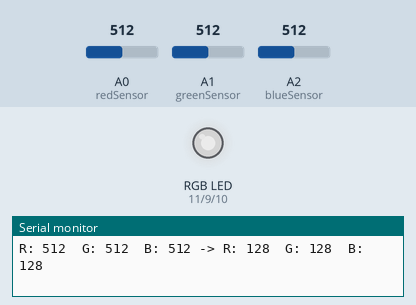
This sketch was run on a simulated Arduino Uno, built with avr-gcc and run on an emulated ATmega328P. Parts: an RGB LED mixed from three pins (HIGH = lit), the last lines printed to the serial monitor. The inputs (shaded band) are chosen by the test bench; at power-on: A0 (redSensor) = 512, A1 (greenSensor) = 512, A2 (blueSensor) = 512. Dim RGB values are drawn brighter than linear.

Above: at 1.2 s.
1.3 s: A0 (redSensor) set to 409
At 1.8 s:
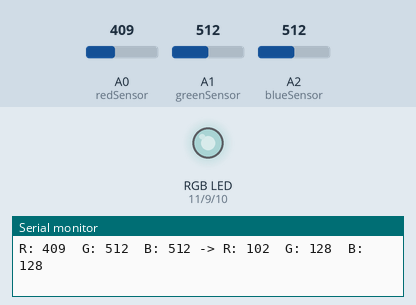
4.3 s: A0 (redSensor) set to 383
At 5.8 s:
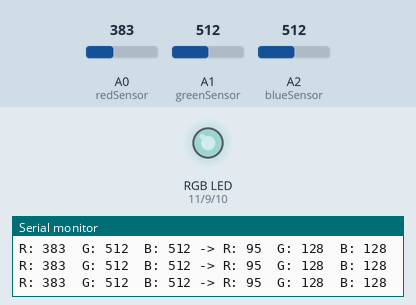
7.3 s: A1 (greenSensor) set to 408
At 7.9 s:
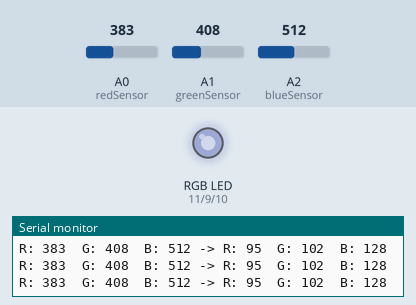
10.3 s: A1 (greenSensor) set to 382
At 11.1 s:
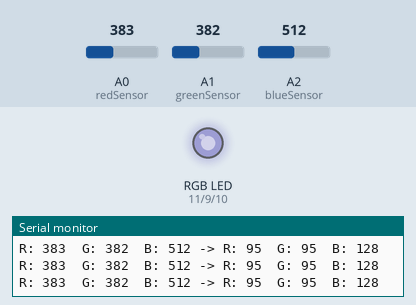
13.3 s: A2 (blueSensor) set to 412
At 13.6 s:
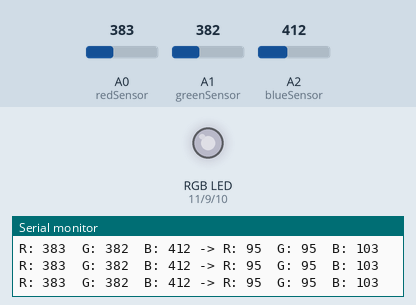
14.8 s: A2 (blueSensor) set to 392
At 15.1 s:
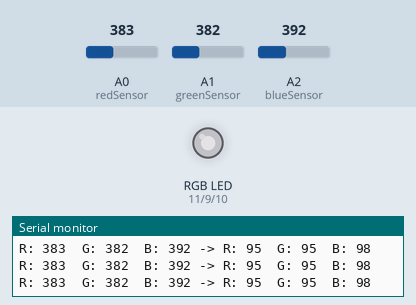
Timing chart, 0 to 17.8 s (numbered marks = the images above; inputs shaded):
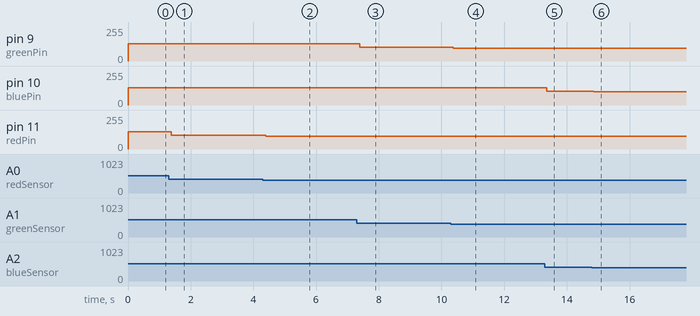

Measured:
- after the input at 1.3 s, pin 11 (redPin): 128/255 → 102/255 after 0.08 s
- after the input at 4.3 s, pin 11 (redPin): 102/255 → 95/255 after 0.09 s
- after the input at 7.3 s, pin 9 (greenPin): 128/255 → 102/255 after 0.09 s
- after the input at 10.3 s, pin 9 (greenPin): 102/255 → 95/255 after 0.08 s
- after the input at 13.3 s, pin 10 (bluePin): 128/255 → 103/255 after 0.05 s
- after the input at 14.8 s, pin 10 (bluePin): 103/255 → 98/255 after 0.06 s

The sketch:

color-mixing-lamp.ino
```cpp
const int redPin = 11;
const int greenPin = 9;
const int bluePin = 10;

const int redSensor = A0;
const int greenSensor = A1;
const int blueSensor = A2;

int redSensorValue = 0;
int greenSensorValue = 0;
int blueSensorValue = 0;

void setup() {
  Serial.begin(9600);
  pinMode(redPin, OUTPUT);
  pinMode(greenPin, OUTPUT);
  pinMode(bluePin, OUTPUT);
}

void loop() {
  redSensorValue = analogRead(redSensor);
  delay(5);
  greenSensorValue = analogRead(greenSensor);
  delay(5);
  blueSensorValue = analogRead(blueSensor);
  printDebugInfo();
  analogWrite(redPin, redSensorValue / 4);
  analogWrite(greenPin, greenSensorValue / 4);
  analogWrite(bluePin, blueSensorValue / 4);
}

void printDebugInfo() {
//  Serial.println("Read:");
  printRgb(redSensorValue, greenSensorValue, blueSensorValue);
//  Serial.println("Mapped:");
  Serial.print(" -> ");
  printRgb(redSensorValue / 4, greenSensorValue / 4, blueSensorValue / 4);
  Serial.println();
}

void printRgb(int r, int g, int b) {
  Serial.print("R: ");
  Serial.print(r);
  Serial.print("\tG: ");
  Serial.print(g);
  Serial.print("\tB: ");
  Serial.print(b);
}
```
